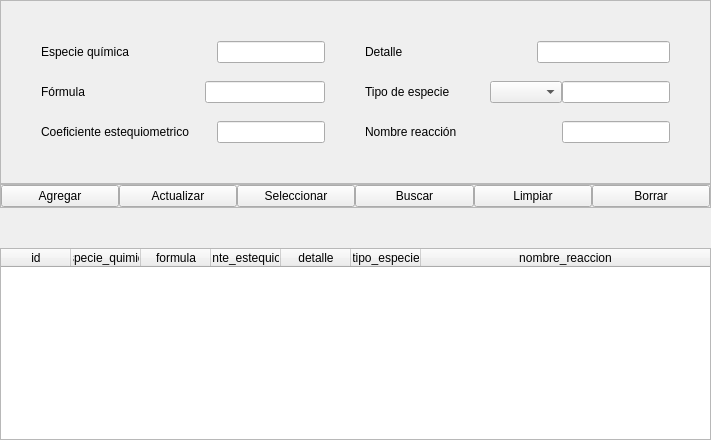
              <widget class="QWidget" name="rq_tab">
               <attribute name="title">
                <string>Reacción Química</string>
               </attribute>
               <layout class="QVBoxLayout" name="verticalLayout_3">
                <property name="spacing">
                 <number>0</number>
                </property>
                <property name="leftMargin">
                 <number>0</number>
                </property>
                <property name="topMargin">
                 <number>0</number>
                </property>
                <property name="rightMargin">
                 <number>0</number>
                </property>
                <property name="bottomMargin">
                 <number>0</number>
                </property>
                <item>
                 <widget class="QFrame" name="datos_frame_3">
                  <property name="frameShape">
                   <enum>QFrame::StyledPanel</enum>
                  </property>
                  <property name="frameShadow">
                   <enum>QFrame::Raised</enum>
                  </property>
                  <layout class="QVBoxLayout" name="verticalLayout_11">
                   <property name="spacing">
                    <number>0</number>
                   </property>
                   <property name="leftMargin">
                    <number>0</number>
                   </property>
                   <property name="topMargin">
                    <number>0</number>
                   </property>
                   <property name="rightMargin">
                    <number>0</number>
                   </property>
                   <property name="bottomMargin">
                    <number>0</number>
                   </property>
                   <item>
                    <spacer name="verticalSpacer_30">
                     <property name="orientation">
                      <enum>Qt::Vertical</enum>
                     </property>
                     <property name="sizeHint" stdset="0">
                      <size>
                       <width>20</width>
                       <height>40</height>
                      </size>
                     </property>
                    </spacer>
                   </item>
                   <item>
                    <layout class="QHBoxLayout" name="horizontalLayout_23">
                     <item>
                      <spacer name="horizontalSpacer_9">
                       <property name="orientation">
                        <enum>Qt::Horizontal</enum>
                       </property>
                       <property name="sizeHint" stdset="0">
                        <size>
                         <width>40</width>
                         <height>20</height>
                        </size>
                       </property>
                      </spacer>
                     </item>
                     <item>
                      <layout class="QVBoxLayout" name="verticalLayout_12">
                       <property name="spacing">
                        <number>0</number>
                       </property>
                       <item>
                        <layout class="QHBoxLayout" name="horizontalLayout_24">
                         <property name="spacing">
                          <number>0</number>
                         </property>
                         <item>
                          <widget class="QLabel" name="label_28">
                           <property name="text">
                            <string>Especie química</string>
                           </property>
                          </widget>
                         </item>
                         <item>
                          <spacer name="horizontalSpacer_23">
                           <property name="orientation">
                            <enum>Qt::Horizontal</enum>
                           </property>
                           <property name="sizeHint" stdset="0">
                            <size>
                             <width>28</width>
                             <height>20</height>
                            </size>
                           </property>
                          </spacer>
                         </item>
                         <item>
                          <widget class="QLineEdit" name="especie_quimica_rq_edit"/>
                         </item>
                        </layout>
                       </item>
                       <item>
                        <spacer name="verticalSpacer_9">
                         <property name="orientation">
                          <enum>Qt::Vertical</enum>
                         </property>
                         <property name="sizeHint" stdset="0">
                          <size>
                           <width>20</width>
                           <height>13</height>
                          </size>
                         </property>
                        </spacer>
                       </item>
                       <item>
                        <layout class="QHBoxLayout" name="horizontalLayout_25">
                         <property name="spacing">
                          <number>0</number>
                         </property>
                         <item>
                          <widget class="QLabel" name="label_25">
                           <property name="text">
                            <string>Fórmula</string>
                           </property>
                          </widget>
                         </item>
                         <item>
                          <spacer name="horizontalSpacer_24">
                           <property name="orientation">
                            <enum>Qt::Horizontal</enum>
                           </property>
                           <property name="sizeHint" stdset="0">
                            <size>
                             <width>28</width>
                             <height>20</height>
                            </size>
                           </property>
                          </spacer>
                         </item>
                         <item>
                          <widget class="QLineEdit" name="formula_rq_edit"/>
                         </item>
                        </layout>
                       </item>
                       <item>
                        <spacer name="verticalSpacer_14">
                         <property name="orientation">
                          <enum>Qt::Vertical</enum>
                         </property>
                         <property name="sizeHint" stdset="0">
                          <size>
                           <width>20</width>
                           <height>18</height>
                          </size>
                         </property>
                        </spacer>
                       </item>
                       <item>
                        <layout class="QHBoxLayout" name="horizontalLayout_26">
                         <property name="spacing">
                          <number>0</number>
                         </property>
                         <item>
                          <widget class="QLabel" name="label_23">
                           <property name="text">
                            <string>Coeficiente estequiometrico</string>
                           </property>
                          </widget>
                         </item>
                         <item>
                          <spacer name="horizontalSpacer_25">
                           <property name="orientation">
                            <enum>Qt::Horizontal</enum>
                           </property>
                           <property name="sizeHint" stdset="0">
                            <size>
                             <width>28</width>
                             <height>20</height>
                            </size>
                           </property>
                          </spacer>
                         </item>
                         <item>
                          <widget class="QLineEdit" name="coeficiente_estequiometrico_rq_edit"/>
                         </item>
                        </layout>
                       </item>
                      </layout>
                     </item>
                     <item>
                      <spacer name="horizontalSpacer_26">
                       <property name="orientation">
                        <enum>Qt::Horizontal</enum>
                       </property>
                       <property name="sizeHint" stdset="0">
                        <size>
                         <width>40</width>
                         <height>20</height>
                        </size>
                       </property>
                      </spacer>
                     </item>
                     <item>
                      <layout class="QVBoxLayout" name="verticalLayout_13">
                       <property name="spacing">
                        <number>0</number>
                       </property>
                       <item>
                        <layout class="QHBoxLayout" name="horizontalLayout_27">
                         <property name="spacing">
                          <number>0</number>
                         </property>
                         <item>
                          <widget class="QLabel" name="label_26">
                           <property name="text">
                            <string>Detalle</string>
                           </property>
                          </widget>
                         </item>
                         <item>
                          <spacer name="horizontalSpacer_27">
                           <property name="orientation">
                            <enum>Qt::Horizontal</enum>
                           </property>
                           <property name="sizeHint" stdset="0">
                            <size>
                             <width>40</width>
                             <height>20</height>
                            </size>
                           </property>
                          </spacer>
                         </item>
                         <item>
                          <widget class="QLineEdit" name="detalle_rq_edit"/>
                         </item>
                        </layout>
                       </item>
                       <item>
                        <spacer name="verticalSpacer_15">
                         <property name="orientation">
                          <enum>Qt::Vertical</enum>
                         </property>
                         <property name="sizeHint" stdset="0">
                          <size>
                           <width>20</width>
                           <height>18</height>
                          </size>
                         </property>
                        </spacer>
                       </item>
                       <item>
                        <layout class="QHBoxLayout" name="horizontalLayout_28">
                         <property name="spacing">
                          <number>0</number>
                         </property>
                         <item>
                          <widget class="QLabel" name="label_24">
                           <property name="text">
                            <string>Tipo de especie</string>
                           </property>
                          </widget>
                         </item>
                         <item>
                          <spacer name="horizontalSpacer_28">
                           <property name="orientation">
                            <enum>Qt::Horizontal</enum>
                           </property>
                           <property name="sizeHint" stdset="0">
                            <size>
                             <width>40</width>
                             <height>20</height>
                            </size>
                           </property>
                          </spacer>
                         </item>
                         <item>
                          <widget class="QComboBox" name="tipo_especie_rq_box"/>
                         </item>
                         <item>
                          <widget class="QLineEdit" name="tipo_especie_rq_edit"/>
                         </item>
                        </layout>
                       </item>
                       <item>
                        <spacer name="verticalSpacer_16">
                         <property name="orientation">
                          <enum>Qt::Vertical</enum>
                         </property>
                         <property name="sizeHint" stdset="0">
                          <size>
                           <width>20</width>
                           <height>18</height>
                          </size>
                         </property>
                        </spacer>
                       </item>
                       <item>
                        <layout class="QHBoxLayout" name="horizontalLayout_29">
                         <property name="spacing">
                          <number>0</number>
                         </property>
                         <item>
                          <widget class="QLabel" name="label_27">
                           <property name="text">
                            <string>Nombre reacción</string>
                           </property>
                          </widget>
                         </item>
                         <item>
                          <spacer name="horizontalSpacer_29">
                           <property name="orientation">
                            <enum>Qt::Horizontal</enum>
                           </property>
                           <property name="sizeHint" stdset="0">
                            <size>
                             <width>40</width>
                             <height>20</height>
                            </size>
                           </property>
                          </spacer>
                         </item>
                         <item>
                          <widget class="QLineEdit" name="nombre_reaccion_rq_edit"/>
                         </item>
                        </layout>
                       </item>
                      </layout>
                     </item>
                     <item>
                      <spacer name="horizontalSpacer_8">
                       <property name="orientation">
                        <enum>Qt::Horizontal</enum>
                       </property>
                       <property name="sizeHint" stdset="0">
                        <size>
                         <width>40</width>
                         <height>20</height>
                        </size>
                       </property>
                      </spacer>
                     </item>
                    </layout>
                   </item>
                   <item>
                    <spacer name="verticalSpacer_29">
                     <property name="orientation">
                      <enum>Qt::Vertical</enum>
                     </property>
                     <property name="sizeHint" stdset="0">
                      <size>
                       <width>20</width>
                       <height>40</height>
                      </size>
                     </property>
                    </spacer>
                   </item>
                  </layout>
                 </widget>
                </item>
                <item>
                 <widget class="QFrame" name="funciones_frame_rq">
                  <property name="frameShape">
                   <enum>QFrame::StyledPanel</enum>
                  </property>
                  <property name="frameShadow">
                   <enum>QFrame::Raised</enum>
                  </property>
                  <layout class="QHBoxLayout" name="horizontalLayout_16">
                   <property name="spacing">
                    <number>0</number>
                   </property>
                   <property name="leftMargin">
                    <number>0</number>
                   </property>
                   <property name="topMargin">
                    <number>0</number>
                   </property>
                   <property name="rightMargin">
                    <number>0</number>
                   </property>
                   <property name="bottomMargin">
                    <number>0</number>
                   </property>
                   <item>
                    <widget class="QPushButton" name="agregar_rq_btn">
                     <property name="text">
                      <string>Agregar</string>
                     </property>
                    </widget>
                   </item>
                   <item>
                    <widget class="QPushButton" name="actualizar_rq_btn">
                     <property name="text">
                      <string>Actualizar</string>
                     </property>
                    </widget>
                   </item>
                   <item>
                    <widget class="QPushButton" name="seleccionar_rq_btn">
                     <property name="text">
                      <string>Seleccionar</string>
                     </property>
                    </widget>
                   </item>
                   <item>
                    <widget class="QPushButton" name="buscar_rq_btn">
                     <property name="text">
                      <string>Buscar</string>
                     </property>
                    </widget>
                   </item>
                   <item>
                    <widget class="QPushButton" name="limpiar_rq_btn">
                     <property name="text">
                      <string>Limpiar</string>
                     </property>
                    </widget>
                   </item>
                   <item>
                    <widget class="QPushButton" name="borrar_rq_btn">
                     <property name="text">
                      <string>Borrar</string>
                     </property>
                    </widget>
                   </item>
                  </layout>
                 </widget>
                </item>
                <item>
                 <layout class="QVBoxLayout" name="verticalLayout_2">
                  <property name="spacing">
                   <number>0</number>
                  </property>
                  <item>
                   <spacer name="verticalSpacer_28">
                    <property name="orientation">
                     <enum>Qt::Vertical</enum>
                    </property>
                    <property name="sizeHint" stdset="0">
                     <size>
                      <width>20</width>
                      <height>40</height>
                     </size>
                    </property>
                   </spacer>
                  </item>
                  <item>
                   <widget class="QTableWidget" name="reaccion_quimica_tabla">
                    <property name="focusPolicy">
                     <enum>Qt::NoFocus</enum>
                    </property>
                    <property name="showGrid">
                     <bool>false</bool>
                    </property>
                    <attribute name="horizontalHeaderMinimumSectionSize">
                     <number>50</number>
                    </attribute>
                    <attribute name="horizontalHeaderDefaultSectionSize">
                     <number>70</number>
                    </attribute>
                    <attribute name="horizontalHeaderStretchLastSection">
                     <bool>true</bool>
                    </attribute>
                    <attribute name="verticalHeaderVisible">
                     <bool>false</bool>
                    </attribute>
                    <column>
                     <property name="text">
                      <string>id</string>
                     </property>
                    </column>
                    <column>
                     <property name="text">
                      <string>especie_quimica</string>
                     </property>
                    </column>
                    <column>
                     <property name="text">
                      <string>formula</string>
                     </property>
                    </column>
                    <column>
                     <property name="text">
                      <string>coeficiente_estequiometrico</string>
                     </property>
                    </column>
                    <column>
                     <property name="text">
                      <string>detalle</string>
                     </property>
                    </column>
                    <column>
                     <property name="text">
                      <string>tipo_especie</string>
                     </property>
                    </column>
                    <column>
                     <property name="text">
                      <string>nombre_reaccion</string>
                     </property>
                     <property name="font">
                      <font>
                       <kerning>true</kerning>
                      </font>
                     </property>
                    </column>
                   </widget>
                  </item>
                 </layout>
                </item>
               </layout>
              </widget>
